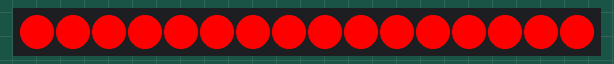
Simulated run of this sketch. Board: Arduino Uno, built with avr-gcc and run on an emulated ATmega328P. Parts: 16 RGB LEDs in strip order, left to right.

Above: at 0.17 s.
At 0.87 s:
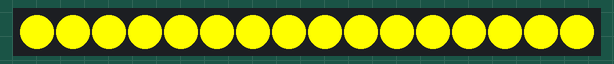
At 1.58 s:
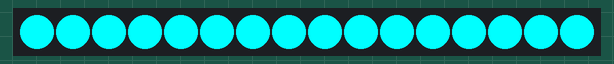
At 2.28 s:
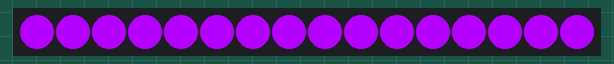
At 2.98 s:
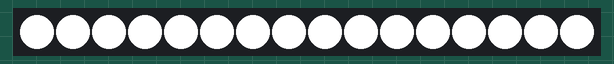
At 8.37 s:
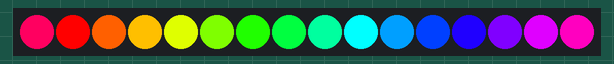

The sketch:

tilt_table_leds.ino
```cpp
#include <Adafruit_NeoPixel.h>

// Wiring:
// - WS2811 data input -> Arduino D11
// - LED strip 5 V / 12 V power -> matching external supply
// - LED supply ground -> Arduino GND
constexpr uint8_t LED_PIN = 11;
constexpr uint16_t LED_COUNT = 16;
constexpr uint8_t BRIGHTNESS = 255;
constexpr uint16_t COLOR_HOLD_MS = 350;
constexpr uint16_t RAINBOW_STEP_MS = 20;

Adafruit_NeoPixel strip(LED_COUNT, LED_PIN, NEO_GRB + NEO_KHZ800);

const uint32_t colors[] = {
  strip.Color(255, 0, 0),      // Red
  strip.Color(255, 80, 0),     // Orange
  strip.Color(255, 255, 0),    // Yellow
  strip.Color(0, 255, 0),      // Green
  strip.Color(0, 255, 255),    // Cyan
  strip.Color(0, 0, 255),      // Blue
  strip.Color(180, 0, 255),    // Purple
  strip.Color(255, 0, 120),    // Pink
  strip.Color(255, 255, 255),  // White
};

void fillAll(uint32_t color) {
  for (uint16_t i = 0; i < LED_COUNT; i++) {
    strip.setPixelColor(i, color);
  }

  strip.show();
}

void rainbowCycle() {
  for (uint16_t frame = 0; frame < 256; frame++) {
    for (uint16_t i = 0; i < LED_COUNT; i++) {
      const uint16_t hue = ((i * 65536UL / LED_COUNT) + (frame * 256UL)) & 0xFFFF;
      strip.setPixelColor(i, strip.ColorHSV(hue, 255, 255));
    }

    strip.show();
    delay(RAINBOW_STEP_MS);
  }
}

void setup() {
  strip.begin();
  strip.setBrightness(BRIGHTNESS);
  strip.clear();
  strip.show();
}

void loop() {
  for (uint8_t i = 0; i < sizeof(colors) / sizeof(colors[0]); i++) {
    fillAll(colors[i]);
    delay(COLOR_HOLD_MS);
  }

  rainbowCycle();
}
```

Measured:
- by itself, everything shown: repeats every 8.6 s, in 27 steps
